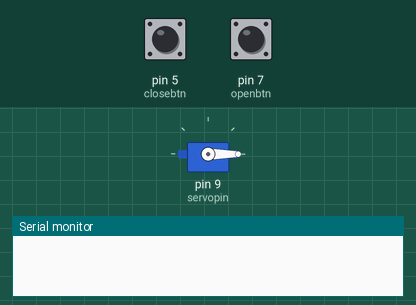
A sketch run on a simulated Arduino Uno, built with avr-gcc and run on an emulated ATmega328P. Shown: servo, the last lines printed to the serial monitor. Inputs (shaded band) come from the test bench; at power-on: pin 7 (openbtn) LOW, pin 5 (closebtn) LOW.

Above: at 1.2 s.
1.3 s: pin 7 (openbtn) pulled HIGH for 1 s
At 3.1 s:
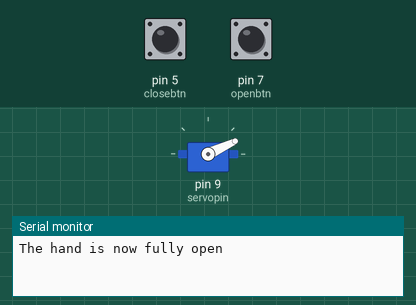
4.3 s: pin 7 (openbtn) pulled HIGH for 3.2 s
At 8.5 s:
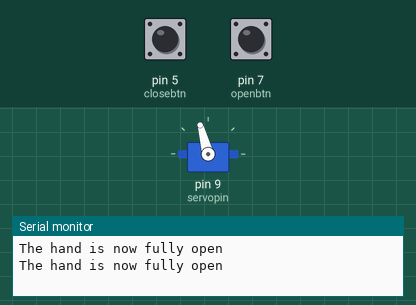
9.0 s: pin 7 (openbtn) pulled HIGH for 3.2 s
At 13.1 s:
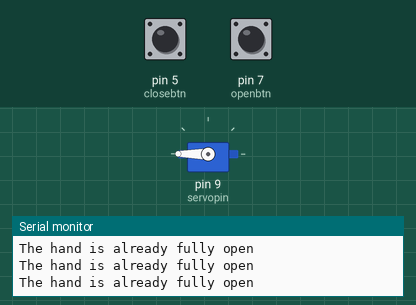
13.7 s: pin 5 (closebtn) pulled HIGH for 0.15 s
At 15.0 s:
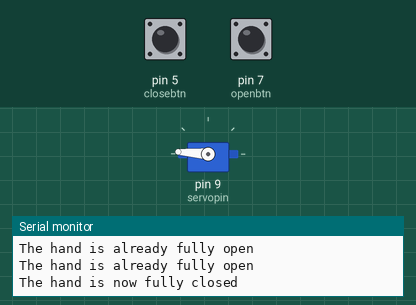
15.3 s: pin 5 (closebtn) pulled HIGH for 1 s
At 17.4 s:
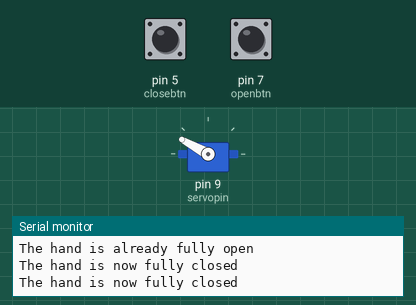
18.3 s: pin 5 (closebtn) pulled HIGH for 3.2 s
At 22.7 s:
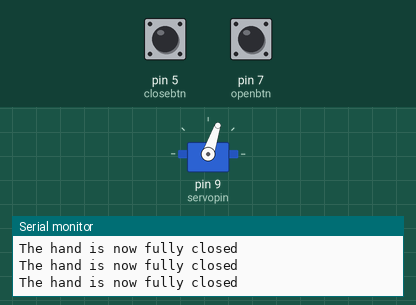
Timing chart, 0 to 24.0 s (numbered marks = the images above; inputs shaded):
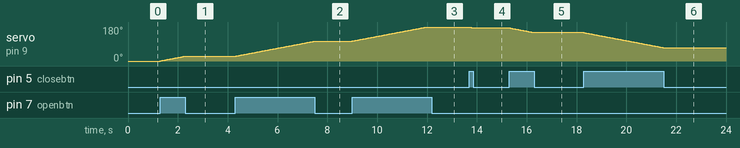

The sketch:

danny2buttons.ino
```cpp
/*
  Date: 13 Jan 2017

  Danny's project

  Pressing one button closes hand, pressing another opens the hand

*/

#include <Servo.h>

Servo myservo;

int openbtn = 7;

int closebtn = 5;

int servopin = 9;

int currangle = 0;


void setup() {
  pinMode(openbtn, INPUT);
  pinMode(closebtn, INPUT);

  myservo.attach(servopin);

  myservo.write(currangle);

  Serial.begin(9600);

}

void loop() {
  int openbtnState = digitalRead(openbtn);
  int closebtnState = digitalRead(closebtn);

  if(openbtnState == HIGH && closebtnState == HIGH) {
    Serial.println("Don't press both buttons at the same time");
  } else if(openbtnState == HIGH) {
    // open hand, if not fully open
    if(currangle < 180) {
      while(openbtnState == HIGH && currangle < 180) {
        currangle++;
        myservo.write(currangle);
        delay(40);
        // to open fully once pressed, comment the following line ------------------------
        openbtnState = digitalRead(openbtn);
      }
      Serial.println("The hand is now fully open");
    } else {
      Serial.println("The hand is already fully open");
    }
  } else if(closebtnState == HIGH) {
    // close hand, if not fully closed
    if(currangle > 0) {
      while(closebtnState == HIGH && currangle > 0) {
        currangle--;
        myservo.write(currangle);
        delay(40);
        // to close fully once pressed, comment the following line ------------------------
        closebtnState = digitalRead(closebtn);
      }
      Serial.println("The hand is now fully closed");
    }else {
      Serial.println("The hand is already fully closed");
    }
  }
}
```

Measured:
- after the input at 1.3 s, servo on pin 9 (servopin): moves from 0° to 25° over 0.96 s, starting at once
- after the input at 4.3 s, servo on pin 9 (servopin): moves from 25° to 105° over 3.2 s, starting at once
- after the input at 9.0 s, servo on pin 9 (servopin): moves from 105° to 180° over 3.0 s, starting at once
- after the input at 13.7 s, servo on pin 9 (servopin): 180° → 176° at once
- after the input at 15.3 s, servo on pin 9 (servopin): moves from 176° to 151° over 0.96 s, starting at once
- after the input at 18.3 s, servo on pin 9 (servopin): moves from 151° to 71° over 3.2 s, starting at once
